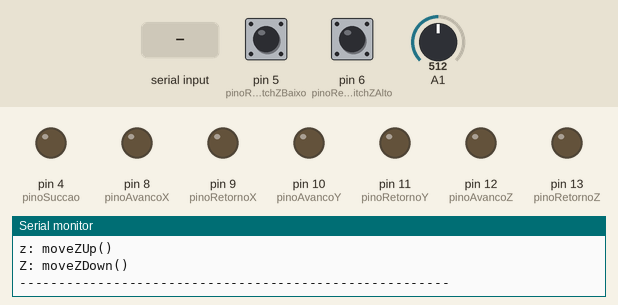
A sketch run on a simulated Arduino Uno, built with avr-gcc and run on an emulated ATmega328P. On the bench: output pins drawn as LEDs (lit = HIGH), the last lines printed to the serial monitor. Inputs (shaded band) come from the test bench; at power-on: pin 6 (pinoReedSwitchZAlto) LOW, A1 = 512, pin 5 (pinoReedSwitchZBaixo) LOW.

Above: at 1.2 s.
1.3 s: "1" received over Serial
At 2.5 s:
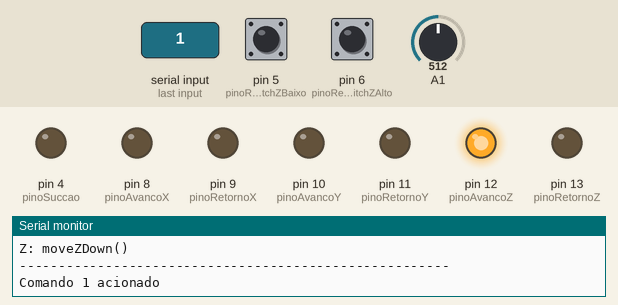
2.8 s: pin 6 (pinoReedSwitchZAlto) pulled HIGH for 0.15 s
At 3.6 s:
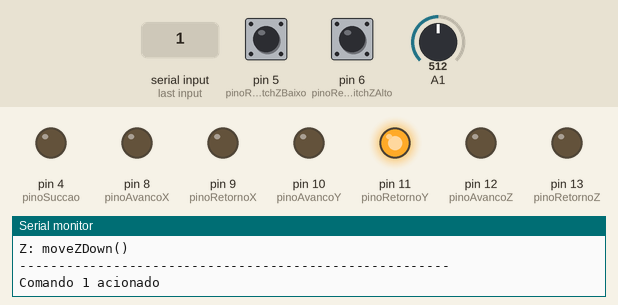
4.6 s: "0" received over Serial
At 5.8 s:
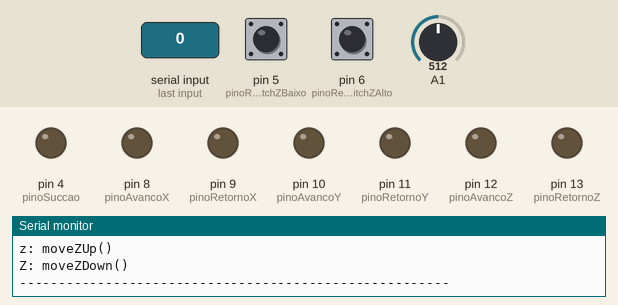
6.5 s: byte 121 ('y') received over Serial
At 7.9 s:
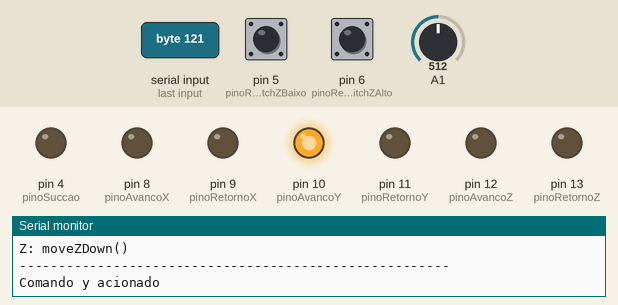
8.2 s: A1 set to 652
9.7 s: A1 set to 679
At 10.3 s:
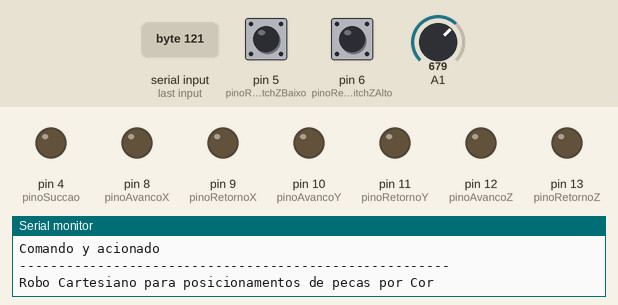
Timing chart, 0 to 12.2 s (numbered marks = the images above; inputs shaded):
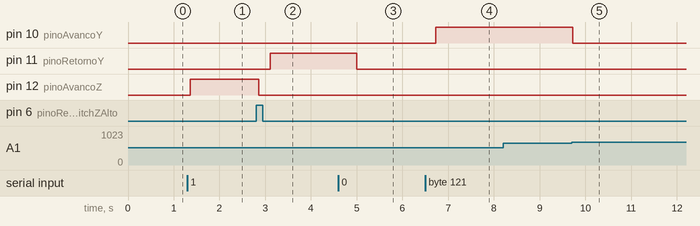

Measured:
- the behaviour switches between 668 and 669 on A1 (found by bisection; images 4 and 5)
- after the input at 1.3 s, pin 12 (pinoAvancoZ): LOW → HIGH after 0.06 s
- after the input at 2.8 s, pin 11 (pinoRetornoY): LOW → HIGH after 0.31 s; pin 12 (pinoAvancoZ): HIGH → LOW after 0.06 s
- after the input at 4.6 s, pin 11 (pinoRetornoY): HIGH → LOW after 0.40 s
- after the input at 6.5 s, pin 10 (pinoAvancoY): LOW → HIGH after 0.22 s
- after the input at 8.2 s, every drawn part: stays the same
- after the input at 9.7 s, pin 10 (pinoAvancoY): HIGH → LOW at once

The sketch:

controle.ino
```cpp
#include <Arduino.h>
#include "primaryMovements.h"
#include "globals.h"
#include "emergencyStop.h"
#include "interface.h"


void setup() {

  pinMode(pinoAvancoX, OUTPUT);
  pinMode(pinoRetornoX, OUTPUT);
  pinMode(pinoAvancoY, OUTPUT);
  pinMode(pinoRetornoY, OUTPUT);
  pinMode(pinoAvancoZ, OUTPUT);
  pinMode(pinoRetornoZ, OUTPUT);
  pinMode(pinoSuccao, OUTPUT);
  pinMode(pinoReedSwitchZBaixo, INPUT);
  pinMode(pinoReedSwitchZAlto , INPUT);
  Serial.begin(9600);
  setupTimer1();

}

void loop() {
  interfaceRobo();
}
```

emergencyStop.cpp
```cpp
#include <Arduino.h>
#include "primaryMovements.h"
#include "globals.h"
#include "emergencyStop.h"

// Configura o Timer1 para gerar interrupção a cada 1s (aprox.)
void setupTimer1() {
  cli();

  TCCR1A = 0;
  TCCR1B = 0;
  TCNT1 = 0;

  // 1 Hz com prescaler de 1024: OCR1A = 16e6 / (1024 * 1) - 1
  OCR1A = 15624;
  TCCR1B |= (1 << WGM12);  // Modo CTC
  TCCR1B |= (1 << CS12) | (1 << CS10);  // Prescaler 1024
  TIMSK1 |= (1 << OCIE1A);  // Ativa interrupção de comparação

  sei(); // Reativa interrupções
}
void stop() {
  digitalWrite(pinoSuccao, LOW);
  digitalWrite(pinoAvancoX, LOW);
  digitalWrite(pinoRetornoX, LOW);
  digitalWrite(pinoAvancoY, LOW);
  digitalWrite(pinoRetornoY, LOW);
  digitalWrite(pinoAvancoZ, LOW);
  digitalWrite(pinoRetornoZ, LOW);
  //Serial.write("\nStop\n");
  //asm volatile ("  jmp 0");//REINICIA MAQUINA
  //esperandoComando=1;
  //emergency;
}

void emergencyStopFunction() {
  emergencyStop = true;
  stop();
  Serial.write("\n----------------\n");
  Serial.write("\nEmergency Stop\n");
  Serial.write("\n----------------\n");
  esperandoComando = 1;
}

ISR(TIMER1_COMPA_vect) {
  if (Serial.available() == 1 && Serial.read() == '0') {
    // Executa algo se último comando foi '0'
    emergencyStopFunction();
    //delay(2000);

  }
}

void testEmergency(void){
  if (Serial.available() == 1 && Serial.read() == '0') {
      emergencyStopFunction();
  }
}
```

emergencyStop.h
```cpp
#ifndef EMERGENCYSTOP_H
#define EMERGENCYSTOP_H

void setupTimer1();
void stop();
void emergencyStopFunction();
void testEmergency(void);
#endif
```

globals.cpp
```cpp
#include <Arduino.h>
#include "globals.h"
//--------------------------------
//Mapeamento
//--------------------------------
//Limites
float x0 = 300.0 / 1024;
float y0 = 300.0 / 1024;
float xf = 700.0 / 1024;
float yf = 700.0 / 1024;
//Posicoes
//RED GREEN BLUE
//min 300 max 700
//700---------------------
//   ---RED--GREEN--BLUE--
//   ---------------------
//   ---------(X)---------
//300---------------------
//   |                   |
// 300
float xInput;
float yInput;

float xRed  =  1 * ((xf - x0) / 6) + x0;
float xGreen = 3 * ((xf - x0) / 6) + x0;
float xBlue =  5 * ((xf - x0) / 6) + x0;
float xUndef = 3 * ((xf - x0) / 6) + x0;

float yRed  =  3 * ((yf - y0) / 4) + y0;
float yGreen = 3 * ((yf - y0) / 4) + y0;
float yBlue =  3 * ((yf - y0) / 4) + y0;
float yUndef = 1 * ((yf - y0) / 4) + y0;

const float tol = 0.03;
char comando;
char esperandoComando = 1;
volatile bool emergencyStop = false;
```

globals.h
```cpp
#ifndef GLOBALS_H
#define GLOBALS_H

#define  pinoSuccao 4
#define  pinoReedSwitchZBaixo 5
#define  pinoReedSwitchZAlto 6
#define  pinoAvancoX 8
#define  pinoRetornoX 9
#define  pinoAvancoY 10
#define  pinoRetornoY 11
#define  pinoAvancoZ 12
#define  pinoRetornoZ 13

//--------------------------------
//Mapeamento
//--------------------------------
//Limites
extern float x0;
extern float y0;
extern float xf;
extern float yf;
//Posicoes
//RED GREEN BLUE
//min 300 max 700
//700---------------------
//   ---RED--GREEN--BLUE--
//   ---------------------
//   ---------(X)---------
//300---------------------
//   |                   |
// 300                  700
extern float xInput;
extern float yInput;

extern float xRed;
extern float xGreen;
extern float xBlue;
extern float xUndef;

extern float yRed;
extern float yGreen;
extern float yBlue;
extern float yUndef;

extern const float tol;
extern char comando;
extern char esperandoComando;
extern volatile bool emergencyStop;

#endif
```

interface.cpp
```cpp
#include <Arduino.h>
#include "primaryMovements.h"
#include "globals.h"
#include "emergencyStop.h"

// Inicializa os componentes da interface (botões, LEDs, buzzer, etc.)
void printMenu(){
    Serial.write("-------------------------------------------------------\n");
    Serial.write("Robo Cartesiano para posicionamentos de pecas por Cor\n");
    Serial.write("Escolha Acao:\n");
    Serial.write("0: Emergency Stop \n");
    Serial.write("1: Start \n");

    Serial.write("2: Go to RED \n");
    Serial.write("3: Go to GREEN \n");
    Serial.write("4: Go to BLUE \n");
    Serial.write("5: Go to ORIGIN \n");
    Serial.write("6: Pulse Suction \n");
    Serial.write("7: Print XY Position \n");
    Serial.write("8: moveZDown()\n");
    Serial.write("x: moveX(xf) \n");
    Serial.write("X: moveX(x0) \n");
    Serial.write("y: moveY(yf) \n");
    Serial.write("Y: moveY(y0) \n");
    Serial.write("z: moveZUp() \n");
    Serial.write("Z: moveZDown() \n");
    Serial.write("-------------------------------------------------------\n");
}

void interfaceRobo(){
 if (esperandoComando) {
    //TIMSK1 &= ~(1 << OCIE1A);  // Desativa interrupção se necessário
    emergencyStop = false;
    stop();
    printMenu();
    esperandoComando = 0;
  }

  // Verifica se há dados na serial
  if (Serial.available()) {
    //sei();
    //TIMSK1 |= (1 << OCIE1A);  // Ativa interrupção
    emergencyStop = false;
    esperandoComando = 1;


    comando = Serial.read();  // Lê o próximo caractere da serial
    //Serial.write(comando);

    // Se o caractere for um dígito de 0 a 5, processa o comando

    switch (comando) {  // Usamos o caractere diretamente no switch
      case '0':  // Start
        stop();
        Serial.write("\n----------------\n");
        Serial.write("\nEmergency Stop\n");
        Serial.write("\n----------------\n");
        break;
      case '1':  // Start
        Serial.println("Comando 1 acionado");

        takeAtOrigin();
        leaveAtRed();
        break;
      case '2':  // Red
        Serial.println("Comando 2 acionado");
        moveXY(xRed, yRed);
        break;
      case '3':  // Green
        Serial.println("Comando 3 acionado");
        moveXY(xGreen, yGreen);
        break;
      case '4':  // Blue
        Serial.println("Comando 4 acionado");
        moveXY(xBlue, yBlue);
        break;
      case '5':  // Origin
        Serial.println("Comando 5 acionado");
        moveXY(xUndef , yUndef);
        break;
      case '6':  // Origin
        Serial.println("Comando 6 acionado");
        succao(true);
        break;
      case '7':  // Origin
        Serial.println("Comando 7 acionado");
        printXY();
        break;
      /*
        case '8':  // Origin
        Serial.println("Comando 8 acionado");
        printXY();
        break;
      */
      case 'x':  // Origin
        Serial.println("Comando x acionado");
        moveX(xf);
        break;
     case 'X':  // Origin
        Serial.println("Comando X acionado");
        moveX(x0);
        break;
      case 'y':  // Origin
        Serial.println("Comando y acionado");
        moveY(yf);
        break;
      case 'Y':  // Origin
        Serial.println("Comando Y acionado");
        moveY(y0);
        break;
      case 'z':  // Origin
        Serial.println("Comando z acionado");
        moveZUp();
        break;
      case 'Z':  // Origin
        Serial.println("Comando Z acionado");
        moveZDown();
        break;
      default:  // Comando inválido
        Serial.println("Comando inválido");
        break;
    }


  }

  //takeAtOrigin();
  //leaveAtRed();
  delay(250);
}
```

interface.h
```cpp
#ifndef INTERFACE_H
#define INTERFACE_H

#include <Arduino.h>
void printMenu();
void interfaceRobo();

#endif
```

primaryMovements.cpp
```cpp
#include <Arduino.h>
#include "primaryMovements.h"
#include "globals.h"
#include "emergencyStop.h"
float converterAnalogParaFloat(int leitura, float xMin, float xMax) {
  if (xMin == xMax) return xMin; // evita divisão por zero

  // Garante que a leitura está dentro do intervalo esperado
  if (leitura < 0) leitura = 0;
  if (leitura > 1023) leitura = 1023;

  float proporcao = leitura / 1023.0;
  return xMin + proporcao * (xMax - xMin);
}
void succao(bool ativo) {
  if (ativo) {
    digitalWrite(pinoSuccao, HIGH);
  }
  else {
    digitalWrite(pinoSuccao, LOW);
  }
  delay(1000);
}

void moveZUp() {
  //Subir Z
  while (!digitalRead(pinoReedSwitchZAlto) && (!emergencyStop)) {
    digitalWrite(pinoAvancoZ, HIGH);
    digitalWrite(pinoRetornoZ, LOW);
    delay(250);
    testEmergency();
  }
  digitalWrite(pinoAvancoZ, LOW);
  digitalWrite(pinoRetornoZ, LOW);
}

void printXY() {
  xInput = converterAnalogParaFloat(analogRead(A0), 0, 1);
  yInput = converterAnalogParaFloat(analogRead(A1), 0, 1);
  Serial.print("X: ");
  Serial.print(xInput);
  Serial.print(" | Y: ");
  Serial.print(yInput);
  Serial.print(" | Zb: ");
  Serial.print(digitalRead(pinoReedSwitchZBaixo));
  Serial.print(" | Za: ");
  Serial.println(digitalRead(pinoReedSwitchZAlto));
}
void moveZDown() {
  while (!digitalRead(pinoReedSwitchZBaixo) && (!emergencyStop)) {
    digitalWrite(pinoAvancoZ, LOW);
    digitalWrite(pinoRetornoZ, HIGH);
    delay(250);
    testEmergency();
  }
  digitalWrite(pinoAvancoZ, LOW);
  digitalWrite(pinoRetornoZ, LOW);
}

void moveX(float X){
  bool xOK = false;
  while (!(xOK) && (!emergencyStop)) {
    xInput = converterAnalogParaFloat(analogRead(A0), 0, 1);

    if (xInput < X - tol) {
      digitalWrite(pinoAvancoX, HIGH);
      digitalWrite(pinoRetornoX, LOW);
    }
    else if (xInput > X + tol) {
      digitalWrite(pinoAvancoX, LOW);
      digitalWrite(pinoRetornoX, HIGH);
    }
    else {
      digitalWrite(pinoAvancoX, LOW);
      digitalWrite(pinoRetornoX, LOW);
      xOK = true;
    }
    delay(250);
  }
}

void moveY(float Y){

  bool yOK = false;
  while (!(yOK) && (!emergencyStop)) {
    yInput = converterAnalogParaFloat(analogRead(A1), 0, 1);
    //MOVIMENTO Y
    if (yInput < Y - tol) {
      digitalWrite(pinoAvancoY, HIGH);
      digitalWrite(pinoRetornoY, LOW);
    }
    else if (yInput > Y + tol) {
      digitalWrite(pinoAvancoY, LOW);
      digitalWrite(pinoRetornoY, HIGH);
    }
    else {
      digitalWrite(pinoAvancoY, LOW);
      digitalWrite(pinoRetornoY, LOW);
      yOK = true;
    }
    delay(250);
  }
}

void moveXY(float X, float Y) {
  moveZUp();
  moveX(X);
  moveY(Y);
  moveZDown();
  if (!emergencyStop) {
    printXY();
  }
}

void takeAtOrigin() {
  moveXY(xUndef , yUndef);

  if (!emergencyStop) {
    delay(2000);
    succao(true);
    delay(2000);
    moveZUp();
  }

}

void leaveAtRed() {
  moveXY(xRed, yRed);
  if (!emergencyStop) {
    delay(2000);
    succao(false);
    delay(2000);
    moveZUp();
  }
}
void leaveAtGreen() {
  moveXY(xGreen, yGreen);
  if (!emergencyStop) {
    delay(2000);
    succao(false);
    delay(2000);
    moveZUp();
  }
}
void leaveAtBlue() {
  moveXY(xBlue, yBlue);
  if (!emergencyStop) {
    delay(2000);
    succao(false);
    delay(2000);
    moveZUp();
  }
}
```

primaryMovements.h
```cpp
#ifndef PRIMARYMOVEMENTS_H
#define PRIMARYMOVEMENTS_H

float converterAnalogParaFloat(int leitura, float xMin, float xMax);
void succao(bool ativo);
void moveZUp();
void printXY();
void moveZDown();
void moveX(float X);
void moveY(float Y);
void moveXY(float X, float Y);
void takeAtOrigin();
void leaveAtRed();
void leaveAtGreen();
void leaveAtBlue();
#endif
```
